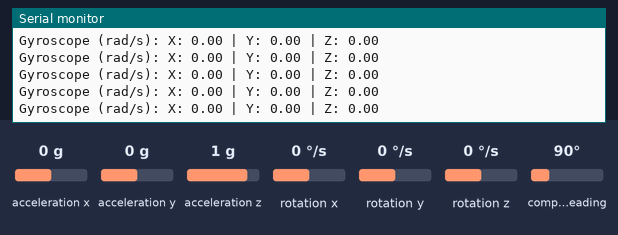
This sketch was run on a simulated Arduino Uno, built with avr-gcc and run on an emulated ATmega328P. On the bench: the last lines printed to the serial monitor. Inputs (shaded band) come from the test bench; at power-on: rotation x 0 °/s, rotation y 0 °/s, rotation z 0 °/s, acceleration x 0 g, acceleration y 0 g, acceleration z 1 g, compass heading 90°.

Above: at 2.2 s.
2.3 s: rotation x set to -192 °/s
At 2.35 s:
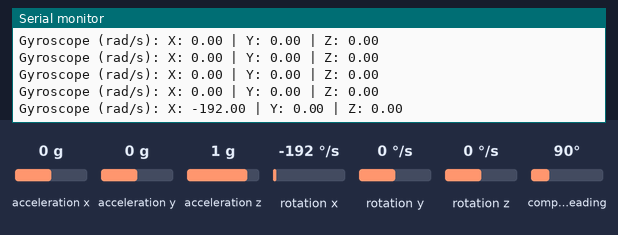
3.8 s: rotation y set to -192 °/s
At 3.9 s:
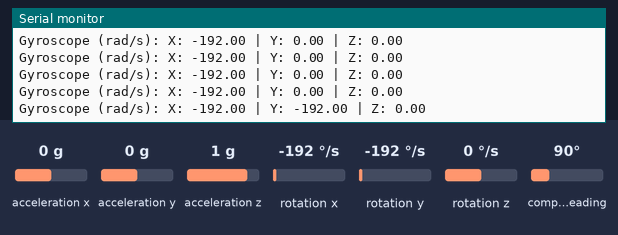
5.3 s: rotation z set to -192 °/s
At 5.34 s:
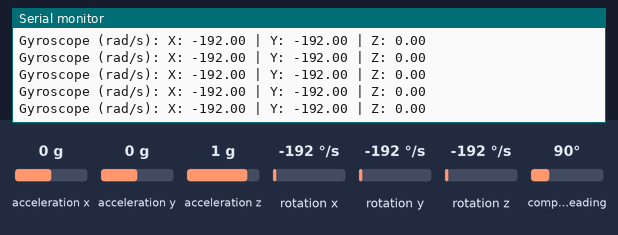

Measured:
- after the input at 2.3 s, the serial monitor: prints a new line at once (image 1)
- after the input at 3.8 s, the serial monitor: prints a new line after 0.09 s (image 2)

The sketch:

gyroscope.ino
```cpp
#include <Wire.h>
#include <Adafruit_Sensor.h>
#include <Adafruit_BNO055.h>
#include <utility/imumaths.h>

// Create an instance of the BNO055 sensor
Adafruit_BNO055 bno = Adafruit_BNO055(55, 0x28);

void setup() {
  // Initialize Serial Monitor
  Serial.begin(115200);
  Serial.println("BNO055 Gyroscope Test");

  // Initialize the BNO055 sensor
  if (!bno.begin()) {
    Serial.println("Error: BNO055 not detected. Check wiring!");
    while (1);
  }

  // Use external crystal for better accuracy
  bno.setExtCrystalUse(true);

  // Delay to allow sensor to initialize
  delay(1000);
}

void loop() {
  // Get a new gyroscope event
  sensors_event_t event;
  bno.getEvent(&event, Adafruit_BNO055::VECTOR_GYROSCOPE);

  // Print gyroscope values (in rad/s)
  Serial.print("Gyroscope (rad/s): ");
  Serial.print("X: ");
  Serial.print(event.gyro.x, 2);
  Serial.print(" | Y: ");
  Serial.print(event.gyro.y, 2);
  Serial.print(" | Z: ");
  Serial.println(event.gyro.z, 2);

  // Add a delay to control sampling rate
  delay(100);
}
```
